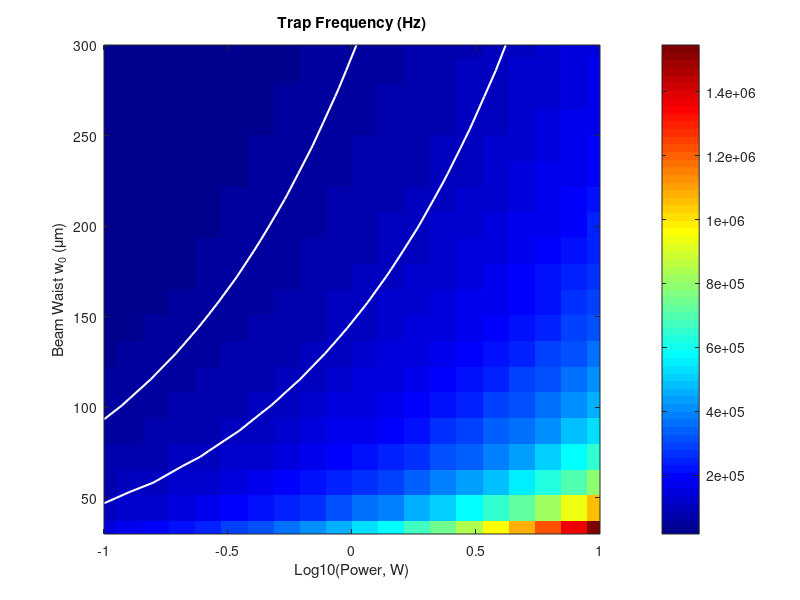

This figure's MATLAB source:
% Constants
epsilon_0 = 8.854e-12; % Permittivity of free space (F/m)
c = 3e8;               % Speed of light in vacuum (m/s)
m = 2.206e-25;         % Mass of particle (e.g., Rubidium atom) in kg
alpha = -4.694e-30;    % Proportionality constant (J/(V/m)^2)

% Define ranges for P and w0
P_values = logspace(log10(0.1), log10(10), 20); % Power from 0.1 W to 10 W, log scale
w0_values = linspace(30, 300, 20); % Beam waist from 30 to 300 μm

% Initialize matrix for trap frequency results
trap_frequency_matrix = zeros(length(w0_values), length(P_values));

% Define x and y range for the grid (used for intensity and trap frequency calculation)
x_range = -2:0.01:2;
y_range = -2:0.01:2;

% Loop over each combination of P and w0
for i = 1:length(w0_values)
    w0 = w0_values(i); % Current beam waist in μm
    for j = 1:length(P_values)
        P = P_values(j); % Current power in W

        % Calculate E1 in terms of power, permittivity, and speed of light
        E1 = 1e-3 * sqrt((4 * (3*P/4)) / (pi * epsilon_0 * c * (w0 * 1e-6)^2)); % V/mm
        E2 = E1;
        E3 = 2*E1;

        % Define wave vectors
        k1 = 2 * pi / 1.064 * [1, 0, 0];
        k2 = 2 * pi / 1.064 * [-1, 0, 0];
        k3 = 2 * pi / 1.064 * [-sqrt(1/2), -sqrt(1/2), 0];

        % Define Gaussian profile function
        gaussian_beam = @(r, w0) exp(-(r / w0).^2);

        % Define electric field components
        E1_field = @(x) E1 / 2 * gaussian_beam(sqrt(x(:,2).^2 + x(:,3).^2), w0) .* ...
            (exp(1i * (x * k1')) + exp(-1i * (x * k1')));
        E2_field = @(x) E2 / 2 * gaussian_beam(sqrt(x(:,2).^2 + x(:,3).^2), w0) .* ...
            (exp(1i * (x * k2')) + exp(-1i * (x * k2')));
        E3_field = @(x) E3 / 2 * gaussian_beam(sqrt(x(:,2).^2 + x(:,3).^2), w0) .* ...
            (exp(1i * (x * k3')) + exp(-1i * (x * k3')));

        % Total electric field
        E_field = @(x) E1_field(x) + E2_field(x) + E3_field(x);
        I = @(x) 1/2 * epsilon_0 * c * abs(E_field(x)).^2;

        % Define coordinate grid
        [Y, X] = meshgrid(y_range, x_range);
        coor = [X(:), Y(:), zeros(numel(X), 1)];

        % Calculate intensity and reshape for visualization
        intensity = reshape(I(coor), length(x_range), length(y_range));

        % Find the intensity maximum and calculate the second derivative
        [max_intensity, max_idx] = max(intensity(:));
        [x_max_idx, y_max_idx] = ind2sub(size(intensity), max_idx);

        % Calculate the second derivative of intensity at the maximum point along x-axis
        dx = x_range(2) - x_range(1);  % Assuming uniform grid spacing
        if x_max_idx > 1 && x_max_idx < length(x_range) % ensure the index is within bounds
            d2I_dx2 = (intensity(x_max_idx + 1, y_max_idx) ...
                      - 2 * intensity(x_max_idx, y_max_idx) ...
                      + intensity(x_max_idx - 1, y_max_idx)) / dx^2;

            % Calculate the trap frequency
            omega_trap = sqrt((alpha / m) * d2I_dx2 * 1e12); % 1e12 factor for unit adjustment
            trap_frequency_matrix(i, j) = omega_trap / (2 * pi); % Convert from rad/s to Hz
        else
            trap_frequency_matrix(i, j) = NaN; % Handle boundary cases
        end
    end
end

% Plot the trap frequency as a function of P and w0 with contour lines
figure;
imagesc(log10(P_values), w0_values, trap_frequency_matrix);
colorbar;
title('Trap Frequency (Hz)');
xlabel('Log10(Power, W)');
ylabel('Beam Waist w_0 (\mum)');
set(gca, 'YDir', 'normal'); % Correct orientation

% Adjust the colormap and color limits
colormap('jet'); % Use a more colorful colormap
caxis([min(trap_frequency_matrix(:)), max(trap_frequency_matrix(:))]); % Set color axis to data range

% Add white contour lines at specific trap frequency values
hold on;
contour(log10(P_values), w0_values, trap_frequency_matrix, [50000, 100000], 'LineColor', 'w', 'LineWidth', 1.5);
hold off;